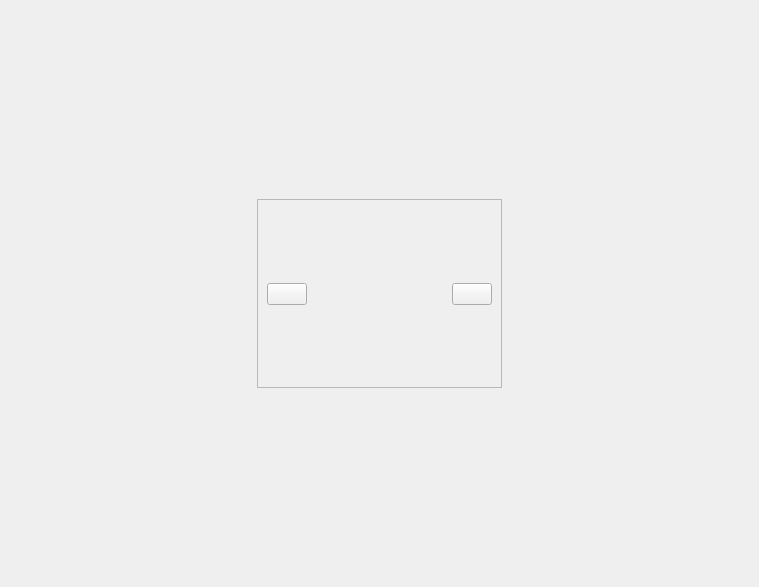
<?xml version="1.0" encoding="UTF-8"?>
<ui version="4.0">
 <class>FullPictureViewWindow</class>
 <widget class="QWidget" name="FullPictureViewWindow">
  <property name="geometry">
   <rect>
    <x>0</x>
    <y>0</y>
    <width>759</width>
    <height>587</height>
   </rect>
  </property>
  <property name="windowTitle">
   <string>SimLaparo</string>
  </property>
  <layout class="QVBoxLayout" name="verticalLayout_4">
   <item>
    <spacer name="verticalSpacer_7">
     <property name="orientation">
      <enum>Qt::Vertical</enum>
     </property>
     <property name="sizeHint" stdset="0">
      <size>
       <width>20</width>
       <height>183</height>
      </size>
     </property>
    </spacer>
   </item>
   <item>
    <layout class="QHBoxLayout" name="horizontalLayout_2">
     <item>
      <spacer name="horizontalSpacer_4">
       <property name="orientation">
        <enum>Qt::Horizontal</enum>
       </property>
       <property name="sizeHint" stdset="0">
        <size>
         <width>40</width>
         <height>20</height>
        </size>
       </property>
      </spacer>
     </item>
     <item>
      <widget class="QFrame" name="backgroundFrame">
       <property name="frameShape">
        <enum>QFrame::StyledPanel</enum>
       </property>
       <property name="frameShadow">
        <enum>QFrame::Raised</enum>
       </property>
       <layout class="QHBoxLayout" name="horizontalLayout">
        <item>
         <layout class="QVBoxLayout" name="verticalLayout_2">
          <item>
           <spacer name="verticalSpacer_3">
            <property name="orientation">
             <enum>Qt::Vertical</enum>
            </property>
            <property name="sizeHint" stdset="0">
             <size>
              <width>20</width>
              <height>40</height>
             </size>
            </property>
           </spacer>
          </item>
          <item>
           <widget class="QPushButton" name="prePicBtn">
            <property name="text">
             <string/>
            </property>
           </widget>
          </item>
          <item>
           <spacer name="verticalSpacer_4">
            <property name="orientation">
             <enum>Qt::Vertical</enum>
            </property>
            <property name="sizeHint" stdset="0">
             <size>
              <width>20</width>
              <height>40</height>
             </size>
            </property>
           </spacer>
          </item>
         </layout>
        </item>
        <item>
         <spacer name="horizontalSpacer_2">
          <property name="orientation">
           <enum>Qt::Horizontal</enum>
          </property>
          <property name="sizeHint" stdset="0">
           <size>
            <width>40</width>
            <height>20</height>
           </size>
          </property>
         </spacer>
        </item>
        <item>
         <layout class="QVBoxLayout" name="verticalLayout_3">
          <item>
           <spacer name="verticalSpacer_5">
            <property name="orientation">
             <enum>Qt::Vertical</enum>
            </property>
            <property name="sizeHint" stdset="0">
             <size>
              <width>20</width>
              <height>40</height>
             </size>
            </property>
           </spacer>
          </item>
          <item>
           <widget class="QFrame" name="pictureFrame">
            <property name="frameShape">
             <enum>QFrame::StyledPanel</enum>
            </property>
            <property name="frameShadow">
             <enum>QFrame::Raised</enum>
            </property>
           </widget>
          </item>
          <item>
           <spacer name="verticalSpacer_6">
            <property name="orientation">
             <enum>Qt::Vertical</enum>
            </property>
            <property name="sizeHint" stdset="0">
             <size>
              <width>20</width>
              <height>40</height>
             </size>
            </property>
           </spacer>
          </item>
         </layout>
        </item>
        <item>
         <spacer name="horizontalSpacer">
          <property name="orientation">
           <enum>Qt::Horizontal</enum>
          </property>
          <property name="sizeHint" stdset="0">
           <size>
            <width>51</width>
            <height>20</height>
           </size>
          </property>
         </spacer>
        </item>
        <item>
         <layout class="QVBoxLayout" name="verticalLayout">
          <item>
           <spacer name="verticalSpacer_2">
            <property name="orientation">
             <enum>Qt::Vertical</enum>
            </property>
            <property name="sizeHint" stdset="0">
             <size>
              <width>20</width>
              <height>40</height>
             </size>
            </property>
           </spacer>
          </item>
          <item>
           <widget class="QPushButton" name="nextPicBtn">
            <property name="text">
             <string/>
            </property>
           </widget>
          </item>
          <item>
           <spacer name="verticalSpacer">
            <property name="orientation">
             <enum>Qt::Vertical</enum>
            </property>
            <property name="sizeHint" stdset="0">
             <size>
              <width>20</width>
              <height>40</height>
             </size>
            </property>
           </spacer>
          </item>
         </layout>
        </item>
       </layout>
      </widget>
     </item>
     <item>
      <spacer name="horizontalSpacer_3">
       <property name="orientation">
        <enum>Qt::Horizontal</enum>
       </property>
       <property name="sizeHint" stdset="0">
        <size>
         <width>40</width>
         <height>20</height>
        </size>
       </property>
      </spacer>
     </item>
    </layout>
   </item>
   <item>
    <spacer name="verticalSpacer_8">
     <property name="orientation">
      <enum>Qt::Vertical</enum>
     </property>
     <property name="sizeHint" stdset="0">
      <size>
       <width>20</width>
       <height>183</height>
      </size>
     </property>
    </spacer>
   </item>
  </layout>
 </widget>
 <resources/>
 <connections/>
</ui>
